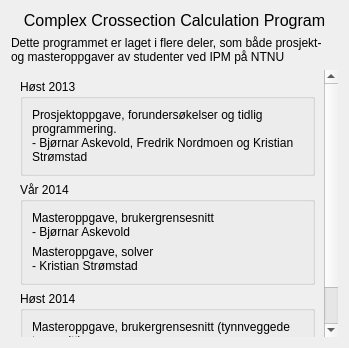
<?xml version="1.0" encoding="UTF-8"?>
<ui version="4.0">
 <class>AboutDialog</class>
 <widget class="QDialog" name="AboutDialog">
  <property name="enabled">
   <bool>true</bool>
  </property>
  <property name="geometry">
   <rect>
    <x>0</x>
    <y>0</y>
    <width>349</width>
    <height>348</height>
   </rect>
  </property>
  <property name="sizePolicy">
   <sizepolicy hsizetype="Preferred" vsizetype="Preferred">
    <horstretch>0</horstretch>
    <verstretch>0</verstretch>
   </sizepolicy>
  </property>
  <property name="windowTitle">
   <string>About</string>
  </property>
  <layout class="QGridLayout" name="gridLayout_2">
   <item row="0" column="0">
    <widget class="QLabel" name="header">
     <property name="sizePolicy">
      <sizepolicy hsizetype="Preferred" vsizetype="Minimum">
       <horstretch>0</horstretch>
       <verstretch>0</verstretch>
      </sizepolicy>
     </property>
     <property name="font">
      <font>
       <pointsize>12</pointsize>
       <underline>false</underline>
      </font>
     </property>
     <property name="autoFillBackground">
      <bool>false</bool>
     </property>
     <property name="text">
      <string>Complex Crossection Calculation Program</string>
     </property>
     <property name="alignment">
      <set>Qt::AlignCenter</set>
     </property>
    </widget>
   </item>
   <item row="1" column="0">
    <widget class="QLabel" name="ingress">
     <property name="toolTip">
      <string notr="true"/>
     </property>
     <property name="frameShape">
      <enum>QFrame::NoFrame</enum>
     </property>
     <property name="text">
      <string>Dette programmet er laget i flere deler, som både prosjekt- og masteroppgaver av studenter ved IPM på NTNU</string>
     </property>
     <property name="scaledContents">
      <bool>false</bool>
     </property>
     <property name="alignment">
      <set>Qt::AlignLeading|Qt::AlignLeft|Qt::AlignTop</set>
     </property>
     <property name="wordWrap">
      <bool>true</bool>
     </property>
    </widget>
   </item>
   <item row="2" column="0">
    <widget class="QScrollArea" name="scrollArea">
     <property name="font">
      <font>
       <kerning>true</kerning>
      </font>
     </property>
     <property name="frameShape">
      <enum>QFrame::NoFrame</enum>
     </property>
     <property name="widgetResizable">
      <bool>true</bool>
     </property>
     <widget class="QWidget" name="scrollAreaWidgetContents">
      <property name="geometry">
       <rect>
        <x>0</x>
        <y>0</y>
        <width>331</width>
        <height>273</height>
       </rect>
      </property>
      <layout class="QVBoxLayout" name="verticalLayout_4">
       <item>
        <widget class="QGroupBox" name="H13">
         <property name="sizePolicy">
          <sizepolicy hsizetype="Preferred" vsizetype="Preferred">
           <horstretch>0</horstretch>
           <verstretch>0</verstretch>
          </sizepolicy>
         </property>
         <property name="title">
          <string>Høst 2013</string>
         </property>
         <layout class="QVBoxLayout" name="verticalLayout">
          <item>
           <widget class="QLabel" name="H13_Text">
            <property name="font">
             <font>
              <weight>50</weight>
              <bold>false</bold>
             </font>
            </property>
            <property name="autoFillBackground">
             <bool>false</bool>
            </property>
            <property name="frameShape">
             <enum>QFrame::NoFrame</enum>
            </property>
            <property name="frameShadow">
             <enum>QFrame::Plain</enum>
            </property>
            <property name="lineWidth">
             <number>1</number>
            </property>
            <property name="midLineWidth">
             <number>0</number>
            </property>
            <property name="text">
             <string>Prosjektoppgave, forundersøkelser og tidlig programmering.
- Bjørnar Askevold, Fredrik Nordmoen og Kristian Strømstad</string>
            </property>
            <property name="scaledContents">
             <bool>false</bool>
            </property>
            <property name="alignment">
             <set>Qt::AlignLeading|Qt::AlignLeft|Qt::AlignTop</set>
            </property>
            <property name="wordWrap">
             <bool>true</bool>
            </property>
           </widget>
          </item>
         </layout>
        </widget>
       </item>
       <item>
        <widget class="QGroupBox" name="V14">
         <property name="sizePolicy">
          <sizepolicy hsizetype="Preferred" vsizetype="Preferred">
           <horstretch>0</horstretch>
           <verstretch>0</verstretch>
          </sizepolicy>
         </property>
         <property name="title">
          <string>Vår 2014</string>
         </property>
         <layout class="QVBoxLayout" name="verticalLayout_2">
          <item>
           <widget class="QLabel" name="V14_Text_1">
            <property name="text">
             <string>Masteroppgave, brukergrensesnitt 
- Bjørnar Askevold</string>
            </property>
           </widget>
          </item>
          <item>
           <widget class="QLabel" name="V14_Text_2">
            <property name="frameShape">
             <enum>QFrame::NoFrame</enum>
            </property>
            <property name="text">
             <string>Masteroppgave, solver
- Kristian Strømstad</string>
            </property>
            <property name="alignment">
             <set>Qt::AlignLeading|Qt::AlignLeft|Qt::AlignTop</set>
            </property>
            <property name="wordWrap">
             <bool>true</bool>
            </property>
           </widget>
          </item>
         </layout>
        </widget>
       </item>
       <item>
        <widget class="QGroupBox" name="H14">
         <property name="sizePolicy">
          <sizepolicy hsizetype="Preferred" vsizetype="Preferred">
           <horstretch>0</horstretch>
           <verstretch>0</verstretch>
          </sizepolicy>
         </property>
         <property name="title">
          <string>Høst 2014</string>
         </property>
         <layout class="QVBoxLayout" name="verticalLayout_3">
          <item>
           <widget class="QLabel" name="H14_Text">
            <property name="sizePolicy">
             <sizepolicy hsizetype="Preferred" vsizetype="Minimum">
              <horstretch>0</horstretch>
              <verstretch>0</verstretch>
             </sizepolicy>
            </property>
            <property name="frameShape">
             <enum>QFrame::NoFrame</enum>
            </property>
            <property name="text">
             <string>Masteroppgave, brukergrensesnitt (tynnveggede tverrsnitt) 
- Fredrik Nordmoen</string>
            </property>
            <property name="alignment">
             <set>Qt::AlignLeading|Qt::AlignLeft|Qt::AlignTop</set>
            </property>
            <property name="wordWrap">
             <bool>true</bool>
            </property>
           </widget>
          </item>
         </layout>
        </widget>
       </item>
      </layout>
     </widget>
    </widget>
   </item>
  </layout>
 </widget>
 <resources/>
 <connections/>
</ui>
